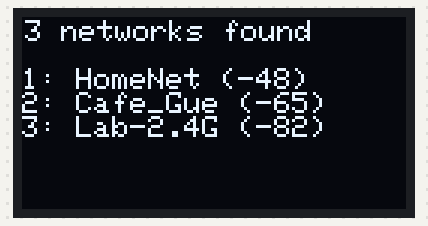
The sketch below on a simulated ESP32. Parts: 128×64 one-colour display. A WiFi scan finds three made-up networks; what the sketch prints to the serial monitor is not drawn.

Above: at 2.2 s.

The sketch:

esp32-wifi-scan-oled-output.ino
```cpp
/*
  * This sketch scans WiFi networks.
  * Scanned networks are printed to oled display.
*/

// Wifi include
#include "WiFi.h"

// Display includes
#include <SPI.h>
#include <Wire.h>
#include <Adafruit_GFX.h>
#include <Adafruit_SSD1306.h>

#define SCREEN_WIDTH 128 // OLED display width, in pixels
#define SCREEN_HEIGHT 64 // OLED display height, in pixels

// Declaration for an SSD1306 display connected to I2C (SDA, SCL pins)
#define OLED_RESET  4 // Reset pin # (or -1 if sharing Arduino reset pin)
Adafruit_SSD1306 display(SCREEN_WIDTH, SCREEN_HEIGHT, &Wire, OLED_RESET);

String networksFound = " networks found";

void setup(){
  Serial.begin(115200);

  // SSD1306_SWITCHCAPVCC = generate display voltage from 3.3V internally
  if(!display.begin(SSD1306_SWITCHCAPVCC, 0x3C)){   // Address 0x3C for 128x64
    Serial.println(F("SSD1306 allocation failed"));
    for(;;);  // Don't proceed, loop forever
  }

  // Clear the display buffer
  display.clearDisplay();

  // Set WiFi to station mode and disconnect from an AP if it was previously connected
  WiFi.mode(WIFI_STA);
  WiFi.disconnect();

  delay(100);

  Serial.println("Setup done");
}

void loop(){
  // Set OLED text position, size, and color
  display.setCursor(1, 1);
  display.setTextSize(1);
  display.setTextColor(SSD1306_WHITE);

  int n = WiFi.scanNetworks();

  if(n == 0){
    Serial.println("no" + networksFound);
    display.println("no" + networksFound);
  }else{
    Serial.println(n + networksFound);
    display.println(n + networksFound);
    display.println("");
    for(int i = 0; i < n; ++i){
      // Print SSID and RSSI for each network found
      int num = i + 1;
      String wifiSSID = WiFi.SSID(i).substring(0, 8);
      String wifiString = ": " + wifiSSID + " (" + WiFi.RSSI(i) + ")";
      Serial.println(num + wifiString);
      display.println(num + wifiString);
      delay(10);
    }
  }

  display.display();
  Serial.println("");

  // Wait 8seconds before scanning again
  delay(8000);

  // Clear OLED display for next scan
  display.clearDisplay();
}
```
